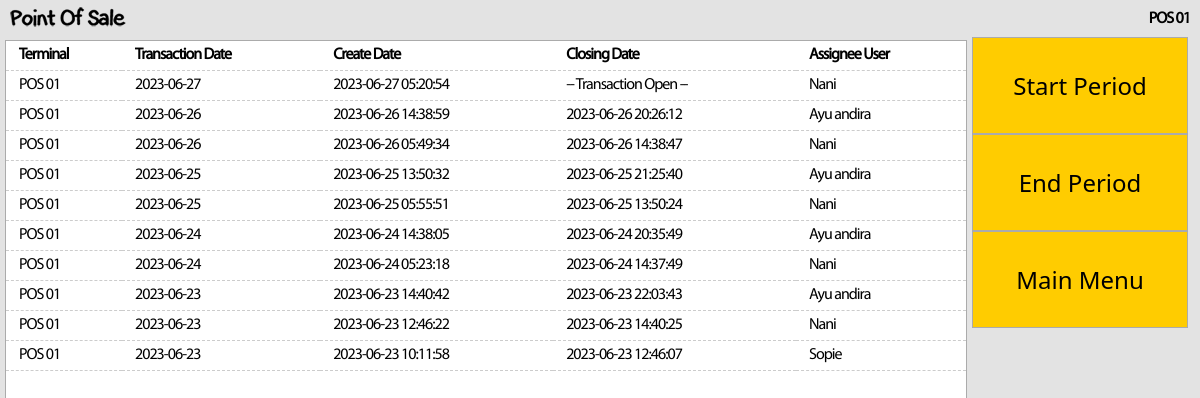
Page /work_periods.php (signed in) on the earlier database version.
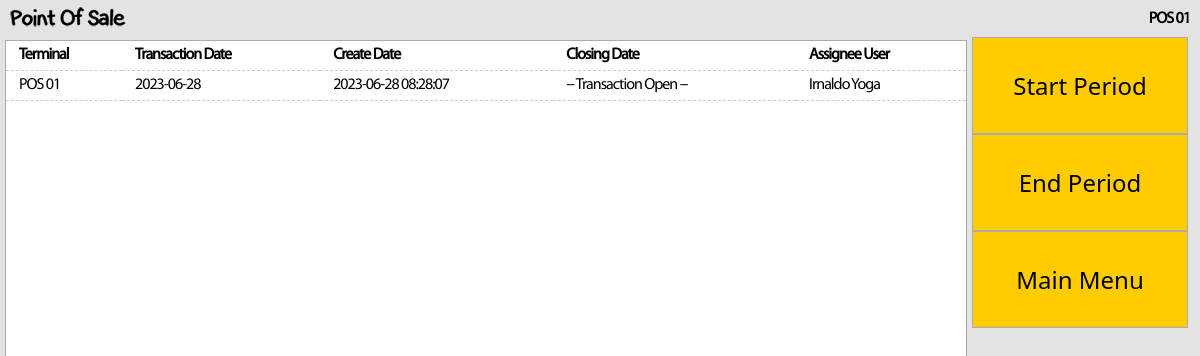
Same page on the later database version.
### tables this page shows
CREATE TABLE IF NOT EXISTS `transaction` (
  `ID` int(11) NOT NULL AUTO_INCREMENT,
  `ID_TRANSACTION` int(11) DEFAULT NULL,
  `TERMINAL` varchar(25) DEFAULT NULL,
  `TRANS_DATE` date DEFAULT NULL,
  `CREATE_DATE` datetime DEFAULT NULL,
  `CLOSING_DATE` datetime DEFAULT NULL,
  `OPENING_BALANCE` double DEFAULT NULL,
  `ASSIGNED_USER` varchar(10) DEFAULT NULL,
  `FLAG` enum('Y','N') DEFAULT 'N',
  `SYNC` enum('Y','N') DEFAULT 'N',
  PRIMARY KEY (`ID`)
);

CREATE TABLE IF NOT EXISTS `user` (
  `ID_USER` int(5) NOT NULL AUTO_INCREMENT,
  `USER_ID` varchar(8) DEFAULT NULL,
  `USER_PASS` varchar(8) NOT NULL,
  `FIRST_NAME` varchar(30) DEFAULT NULL,
  `LAST_NAME` varchar(30) DEFAULT NULL,
  `PHONE_NO` varchar(20) DEFAULT NULL,
  `IS_DRIVER` int(1) DEFAULT NULL,
  `AVAILABLE_FOR_DELIVERY` bit(1) DEFAULT NULL,
  `ACTIVE` bit(1) DEFAULT NULL,
  `USER_TYPE_ID` int(2) DEFAULT NULL,
  PRIMARY KEY (`ID_USER`),
  UNIQUE KEY `USER_PASS` (`USER_PASS`),
  UNIQUE KEY `USER_ID` (`USER_ID`)
);

### login_session.php (called while the page is built, shortened)
<?php
include "connection/connDB.php";
$terminal=$_SESSION['terminal'];
?>

### connection/connDB.php (called while the page is built, shortened)
<?php
$dataPerPage = 10;
?>

### work_periods.php (the view, shortened to what this page needs)
<?php
include "connection/connDB.php";
include "login_session.php";
$query_ticket = $connection->query("select * from transaction trs
left join user usr on usr.USER_ID = trs.ASSIGNED_USER
where trs.TERMINAL = '$terminal' order by trs.ID desc limit $dataPerPage");
?>
<!DOCTYPE html PUBLIC "-//W3C//DTD XHTML s.0 Transitional//EN" "http://www.w3.org/TR/xhtml1/DTD/xhtml1-transitional.dtd">
<html xmlns="http://www.w3.org/1999/xhtml">
<head>
<link href="content/css/stylesheet.css" rel="stylesheet" type="text/css" />
</head>
<body onresize="resizeWindow()" onload="resizeWindow()">
<div class="header">
  <div class="label_header"><strong><?php echo "$terminal"; ?></strong></div>
<img src="content/images/logo-01.png" width="125" height="25" /></div>
<form action="" method="post">
<div class="navigation" id="navigation">
	<div class="navigationPanel" id="navigationPanel">
  <table width="100%" border="0" cellpadding="3" cellspacing="0" class="table-model-01">
    <tr class="text_content">
      <td class="label_header"><strong>Terminal</strong></td>
      <td class="label_header"><strong>Transaction Date</strong></td>
      <td class="label_header"><strong>Create Date</strong></td>
      <td class="label_header"><strong>Closing Date</strong></td>
      <td align="center"><span class="label_header"><strong>Assignee User</strong></span></td>
      </tr>
    <?php while($row = $query_ticket->fetch_array()){ ?>
    <tr class="text_content_02">
      <td><span class="label_header"><?php echo"$row[TERMINAL]" ?></span></td>
      <td><span class="label_header"><?php echo"$row[TRANS_DATE]" ?></span></td>
      <td class="label_header"><?php echo"$row[CREATE_DATE]" ?></td>
      <td class="label_header"><?php if($row['CLOSING_DATE'] == ''){ echo "-- Transaction Open --"; }else{ echo "$row[CLOSING_DATE]"; } ?></td>
      <td align="center"><span class="label_header"><?php echo"$row[FIRST_NAME] $row[LAST_NAME]" ?></span></td>
      </tr>
    <?php } ?>
  </table>
  </div>
</div>
</form>
            <div class="content" id="content">
            <div class="contentPanel" id="contentPanel">
            <form action="" method="post">
              <input name="btn_start" type="submit" class="btn_ticket_action" id="submit5" value="Start Period" />
              <input name="btn_end" type="submit" class="btn_ticket_action" id="submit6" value="End Period" />
              <input name="btn_back" type="button" class="btn_ticket_action" id="btn_back" value="Main Menu" onclick="window.location.href=('dashboard.php')" />
              </form>
            </div>
</body>
</html>

### content/css/stylesheet.css (style rules this page uses)
body,td,th,input,select,textarea { font-size: 14px; font-family: MyriadPro-Regular; }
.label_header { text-decoration: none; color: #000000; font-size: 16px; letter-spacing: -1px; }
.table-model-01 { font-family: 'MyriadPro-Regular'; border-spacing: 0; border-collapse: collapse; }
.table-model-01 td { border-bottom-style: dashed; border-bottom-color: #CCC; border-bottom-width: 1px; padding-top: 5px; padding-bottom: 5px; text-align: left; text-indent: 10px; }

### work_periods.php (style rules this page uses)
body, html { height:100%; margin: 0px auto; }
body { font-family: 'MyriadPro-Regular'; margin: 0px; text-align: left; font-size: 12px; background-color: #e3e3e3; background-repeat: repeat-x; min-width: 768px; }
.header { padding: 5px 5px; }
.header div { float:right; padding:5px 5px; }
.header img, .navPanel img, .navSelect img { vertical-align:middle; margin:0px 5px 0px 0px; border:none; }
.navigation { width:80%; height:80%; margin: 5px 5px 0px 5px; border:solid 1px #ababab; background-color:#ffffff; float:left; vertical-align:bottom; position:relative; }
.navigationPanel { padding:0px; overflow:auto; }
.content { width:18%; margin: 2px 2px 0px 0px; vertical-align:top; float:left; }
.contentPanel { padding:0px; overflow:auto; }
.btn_ticket_action { font-family: "Segoe UI", "Segoe UI Semibold"; font-size: 24px; text-decoration: none; width: 100%; background-color: #FFCC00; border: 1px solid #ababab; color: #000; height: 97px; float: left; }

Differences in the rows shown:
removed transaction: TERMINAL "POS 01", TRANS_DATE "2023-06-27", CREATE_DATE "2023-06-27 05:20:54", shows "-- Transaction Open --", user.FIRST_NAME "Nani"
removed transaction: TERMINAL "POS 01", TRANS_DATE "2023-06-26", CREATE_DATE "2023-06-26 14:38:59", CLOSING_DATE "2023-06-26 20:26:12", user.FIRST_NAME "Ayu andira"
removed transaction: TERMINAL "POS 01", TRANS_DATE "2023-06-26", CREATE_DATE "2023-06-26 05:49:34", CLOSING_DATE "2023-06-26 14:38:47", user.FIRST_NAME "Nani"
removed transaction: TERMINAL "POS 01", TRANS_DATE "2023-06-25", CREATE_DATE "2023-06-25 13:50:32", CLOSING_DATE "2023-06-25 21:25:40", user.FIRST_NAME "Ayu andira"
removed transaction: TERMINAL "POS 01", TRANS_DATE "2023-06-25", CREATE_DATE "2023-06-25 05:55:51", CLOSING_DATE "2023-06-25 13:50:24", user.FIRST_NAME "Nani"
removed transaction: TERMINAL "POS 01", TRANS_DATE "2023-06-24", CREATE_DATE "2023-06-24 14:38:05", CLOSING_DATE "2023-06-24 20:35:49", user.FIRST_NAME "Ayu andira"
removed transaction: TERMINAL "POS 01", TRANS_DATE "2023-06-24", CREATE_DATE "2023-06-24 05:23:18", CLOSING_DATE "2023-06-24 14:37:49", user.FIRST_NAME "Nani"
removed transaction: TERMINAL "POS 01", TRANS_DATE "2023-06-23", CREATE_DATE "2023-06-23 14:40:42", CLOSING_DATE "2023-06-23 22:03:43", user.FIRST_NAME "Ayu andira"
removed transaction: TERMINAL "POS 01", TRANS_DATE "2023-06-23", CREATE_DATE "2023-06-23 12:46:22", CLOSING_DATE "2023-06-23 14:40:25", user.FIRST_NAME "Nani"
removed transaction: TERMINAL "POS 01", TRANS_DATE "2023-06-23", CREATE_DATE "2023-06-23 10:11:58", CLOSING_DATE "2023-06-23 12:46:07", user.FIRST_NAME "Sopie"
now on this page (row edited): transaction: TERMINAL "POS 01", TRANS_DATE "2023-06-28", CREATE_DATE "2023-06-28 08:28:07", shows "-- Transaction Open --", user.FIRST_NAME "Irnaldo", user.LAST_NAME "Yoga"
